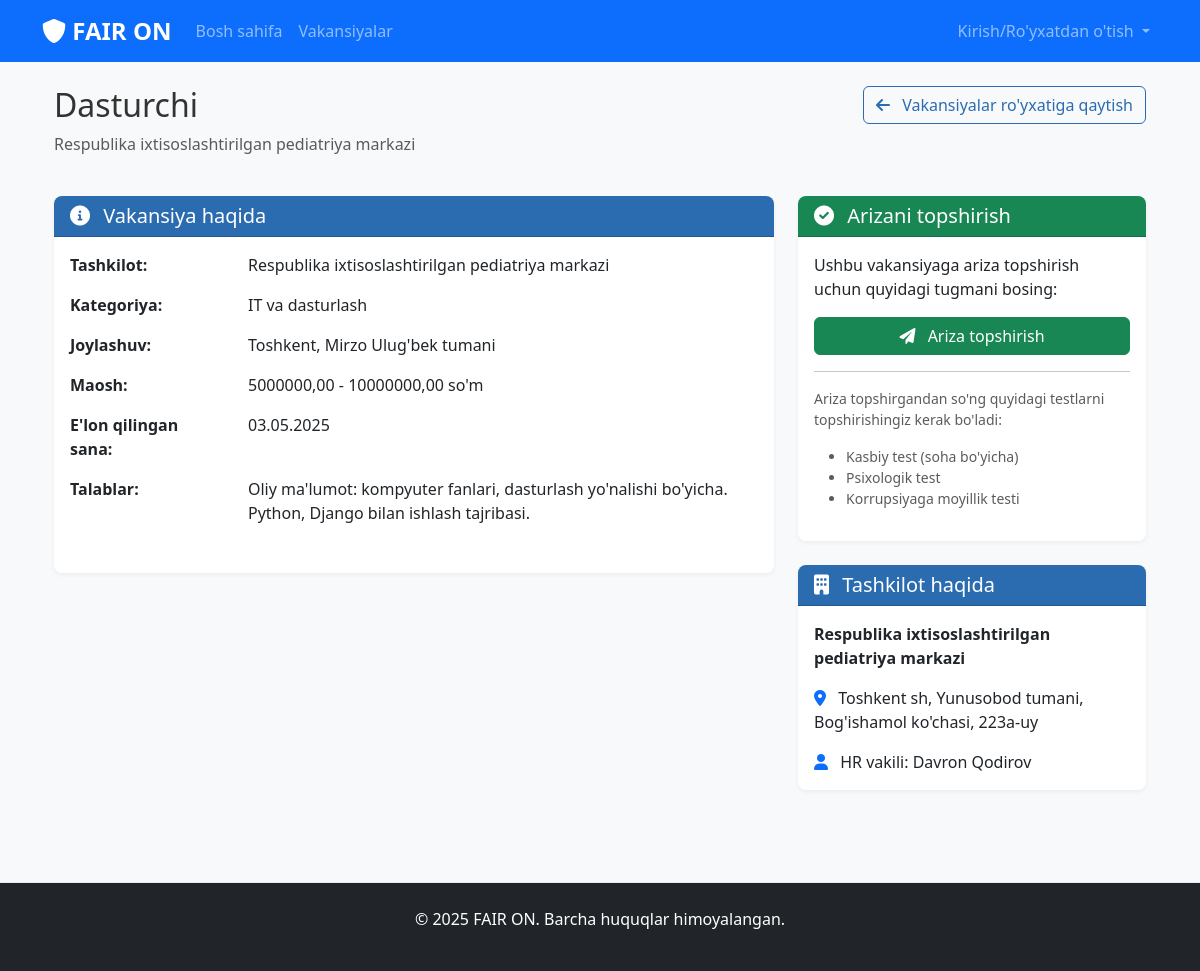
/jobs/vacancies/2/, run on the app's committed database.
### jobs/models.py (models this page shows, shortened)
class JobVacancy(models.Model):
    employer = models.ForeignKey(EmployerProfile, on_delete=models.CASCADE, related_name='vacancies')
    title = models.CharField(_('lavozim nomi'), max_length=255)
    category = models.ForeignKey(JobCategory, on_delete=models.CASCADE, related_name='vacancies')
    requirements = models.TextField(_('talablar'))
    salary_min = models.DecimalField(_('minimal maosh'), max_digits=10, decimal_places=2)
    salary_max = models.DecimalField(_('maksimal maosh'), max_digits=10, decimal_places=2)
    location = models.CharField(_('joylashuv'), max_length=255)
    is_active = models.BooleanField(_('faol'), default=True)
    created_at = models.DateTimeField(_('yaratilgan sana'), auto_now_add=True)
    class Meta:
        verbose_name = _('vakansiya')
        verbose_name_plural = _('vakansiyalar')
        ordering = ['-created_at']

class JobCategory(models.Model):
    name = models.CharField(_('nomi'), max_length=100)
    description = models.TextField(_('tavsif'), blank=True)
    class Meta:
        verbose_name = _('vakansiya kategoriyasi')
        verbose_name_plural = _('vakansiya kategoriyalari')

### accounts/models.py (models this page shows, shortened)
class EmployerProfile(models.Model):
    user = models.OneToOneField(User, on_delete=models.CASCADE, related_name='employer_profile')
    company_name = models.CharField(_('tashkilot nomi'), max_length=255)
    company_address = models.CharField(_('tashkilot manzili'), max_length=255)
    position = models.CharField(_('lavozimi'), max_length=100)

class User(AbstractUser):
    USER_TYPE_CHOICES = (
        ('employer', 'Ish beruvchi'),
        ('candidate', 'Nomzod'),
        ('admin', 'Administrator'),
    )
    username = None
    email = models.EmailField(_('email manzil'), unique=True)
    user_type = models.CharField(_('foydalanuvchi turi'), max_length=20, choices=USER_TYPE_CHOICES)
    is_verified = models.BooleanField(_('tasdiqlangan'), default=False, help_text=_('Admin tomonidan tasdiqlangan'))
    USERNAME_FIELD = 'email'
    REQUIRED_FIELDS = ['first_name', 'last_name', 'user_type']
    objects = UserManager()
    @property
    def full_name(self):
        return f"{self.first_name} {self.last_name}"

### jobs/views.py (the view)
# urls.py: path('vacancies/<int:pk>/', views.CandidateVacancyDetailView.as_view(), name='candidate_vacancy_detail'),
class CandidateVacancyDetailView(DetailView):
    model = JobVacancy
    template_name = 'jobs/candidate/vacancy_detail.html'
    context_object_name = 'vacancy'
    def get_context_data(self, **kwargs):
        context = super().get_context_data(**kwargs)
        if self.request.user.is_authenticated and self.request.user.user_type == 'candidate':
            candidate = self.request.user.candidate_profile
            vacancy = self.get_object()
            application = JobApplication.objects.filter(vacancy=vacancy, candidate=candidate).first()
            context['has_applied'] = application is not None
            context['application'] = application
        else:
            context['has_applied'] = False
        return context

### jobs/templates/jobs/candidate/vacancy_detail.html (shortened to what this page needs)
{% extends 'base.html' %}
{% load static %}
{% block content %}
<div class="container">
    <div class="row mb-4">
        <div class="col-md-8">
            <h2>{{ vacancy.title }}</h2>
            <p class="text-muted">{{ vacancy.employer.company_name }}</p>
        </div>
        <div class="col-md-4 text-md-end">
            <a href="{% url 'jobs:vacancy_list_public' %}" class="btn btn-outline-primary">
                <i class="fas fa-arrow-left me-2"></i> Vakansiyalar ro'yxatiga qaytish
            </a>
        </div>
    </div>
    <div class="row">
        <div class="col-md-8">
            <div class="card mb-4">
                <div class="card-header bg-primary text-white">
                    <h5 class="mb-0"><i class="fas fa-info-circle me-2"></i> Vakansiya haqida</h5>
                </div>
                <div class="card-body">
                    <div class="row mb-3">
                        <div class="col-md-3 fw-bold">Tashkilot:</div>
                        <div class="col-md-9">{{ vacancy.employer.company_name }}</div>
                    </div>
                    <div class="row mb-3">
                        <div class="col-md-3 fw-bold">Kategoriya:</div>
                        <div class="col-md-9">{{ vacancy.category.name }}</div>
                    </div>
                    <div class="row mb-3">
                        <div class="col-md-3 fw-bold">Joylashuv:</div>
                        <div class="col-md-9">{{ vacancy.location }}</div>
                    </div>
                    <div class="row mb-3">
                        <div class="col-md-3 fw-bold">Maosh:</div>
                        <div class="col-md-9">{{ vacancy.salary_min }} - {{ vacancy.salary_max }} so'm</div>
                    </div>
                    <div class="row mb-3">
                        <div class="col-md-3 fw-bold">E'lon qilingan sana:</div>
                        <div class="col-md-9">{{ vacancy.created_at|date:"d.m.Y" }}</div>
                    </div>
                    <div class="row mb-3">
                        <div class="col-md-3 fw-bold">Talablar:</div>
                        <div class="col-md-9">{{ vacancy.requirements|linebreaks }}</div>
                    </div>
                </div>
            </div>
        </div>
        <div class="col-md-4">
            <div class="card mb-4">
                <div class="card-header bg-success text-white">
                    <h5 class="mb-0"><i class="fas fa-check-circle me-2"></i> Arizani topshirish</h5>
                </div>
                <div class="card-body">
                    {% if has_applied %}
                        <div class="alert alert-info">
                            <i class="fas fa-info-circle me-2"></i> Siz bu vakansiyaga allaqachon ariza topshirgansiz.
                        </div>
                        <a href="{% url 'jobs:application_detail' pk=application.id %}" class="btn btn-primary d-block">
                            <i class="fas fa-eye me-2"></i> Arizani ko'rish
                        </a>
                    {% else %}
                        <p>Ushbu vakansiyaga ariza topshirish uchun quyidagi tugmani bosing:</p>
                        <a href="{% url 'jobs:application_create' vacancy_id=vacancy.id %}" class="btn btn-success d-block">
                            <i class="fas fa-paper-plane me-2"></i> Ariza topshirish
                        </a>
                        <hr>
                        <p class="small text-muted">Ariza topshirgandan so'ng quyidagi testlarni topshirishingiz kerak bo'ladi:</p>
                        <ul class="small text-muted">
                            <li>Kasbiy test (soha bo'yicha)</li>
                            <li>Psixologik test</li>
                            <li>Korrupsiyaga moyillik testi</li>
                        </ul>
                    {% endif %}
                </div>
            </div>
            <div class="card">
                <div class="card-header bg-primary text-white">
                    <h5 class="mb-0"><i class="fas fa-building me-2"></i> Tashkilot haqida</h5>
                </div>
                <div class="card-body">
                    <p><strong>{{ vacancy.employer.company_name }}</strong></p>
                    <p><i class="fas fa-map-marker-alt text-primary me-2"></i> {{ vacancy.employer.company_address }}</p>
                    <p class="mb-0"><i class="fas fa-user text-primary me-2"></i> HR vakili: {{ vacancy.employer.user.full_name }}</p>
                </div>
            </div>
        </div>
    </div>
</div>
{% endblock %}

### static/css/main.css (style rules this page uses)
body { font-family: 'Segoe UI', Tahoma, Geneva, Verdana, sans-serif; background-color: #f8f9fa; color: #333; }
.btn-outline-primary { color: #2b6cb0; border-color: #2b6cb0; }
.card { border-radius: 8px; box-shadow: 0 2px 4px rgba(0, 0, 0, 0.05); margin-bottom: 20px; border: none; }
.card-header { border-top-left-radius: 8px !important; border-top-right-radius: 8px !important; background-color: #f8f9fa; font-weight: bold; }
.card-header.bg-primary { background-color: #2b6cb0 !important; }

### data on the page
JobVacancy: title "Dasturchi", employer.company_name "Respublika ixtisoslashtirilgan pediatriya markazi", category.name "IT va dasturlash", location "Toshkent, Mirzo Ulug'bek tumani", salary_min "5000000,00", salary_max "10000000,00", created_at "03.05.2025", requirements "Oliy ma'lumot: kompyuter fanlari, dasturlash yo'nalishi bo'yicha. Python, Django bilan ishlash tajribasi.", employer.company_address "Toshkent sh, Yunusobod tumani, Bog'ishamol ko'chasi, 223a-uy", employer.user.full_name "Davron Qodirov"
